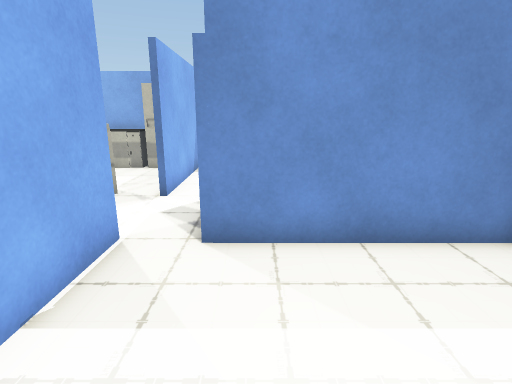
[1] (above)

15 first-person views from a walk through a Unity game level. The camera is 1.2 m above the floor, tilts 14° down and sees 80° across. The floor is counted in squares, 0.5 m on a side. Each view is taken from the middle of a square. On the plan, view 1 faces up. The plan holds only what a view shows up to about 19 squares ahead; the rest is blank. The player character is not drawn.

[2]
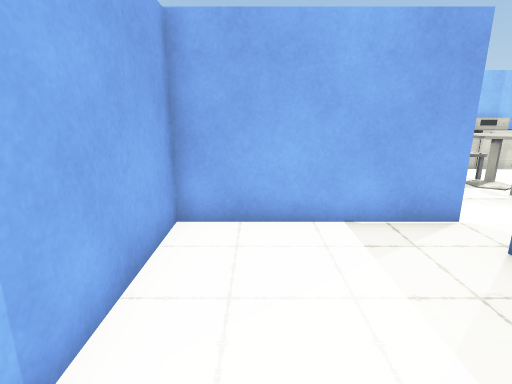

[3]
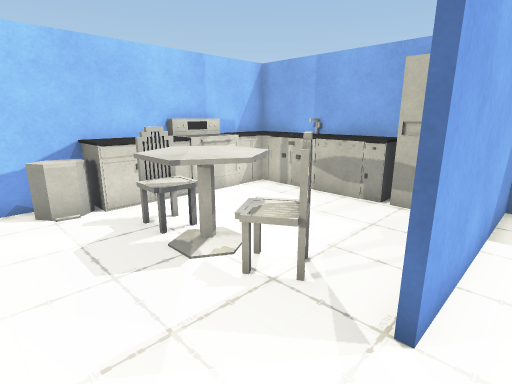

[4]
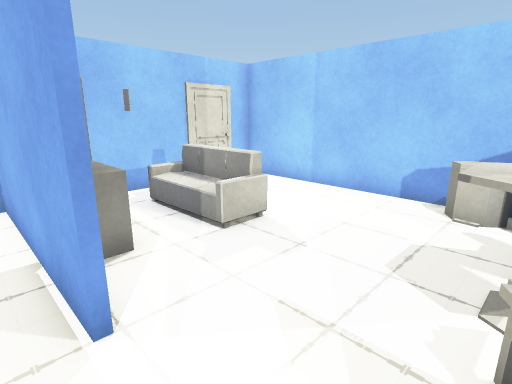

[5]
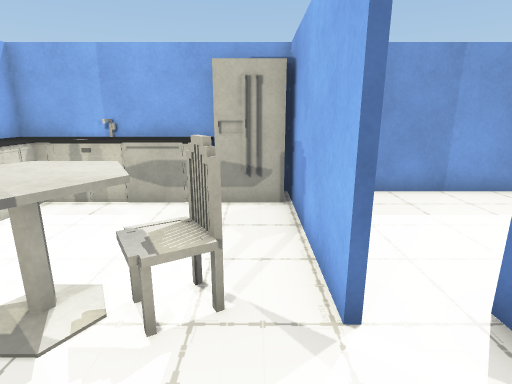

[6]
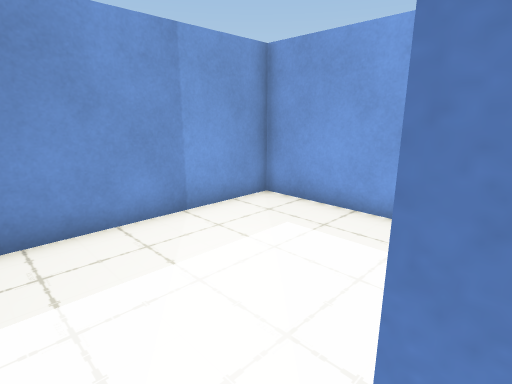

[7]
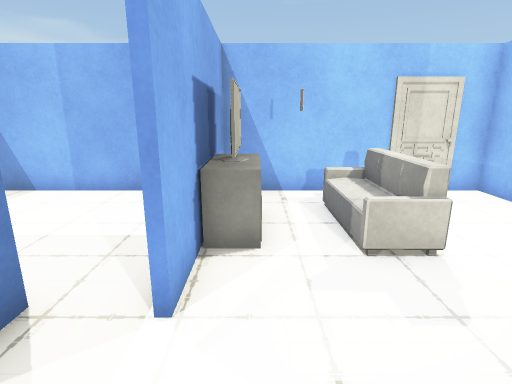

[8]
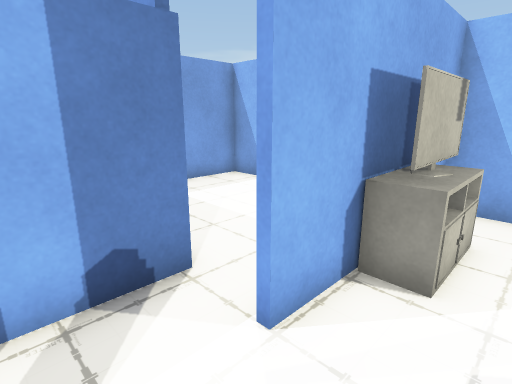

[9]
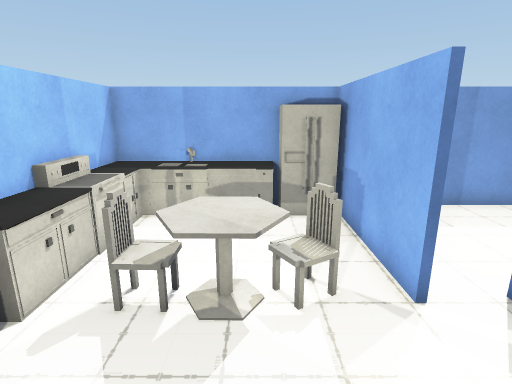

[10]
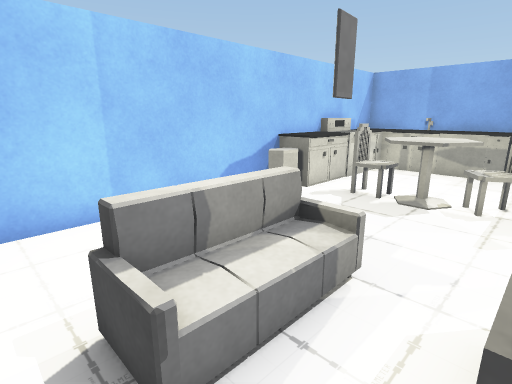

[11]
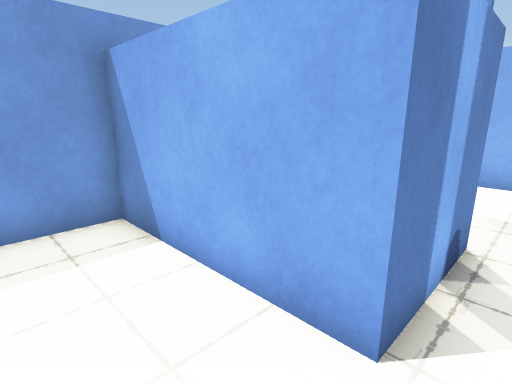

[12]
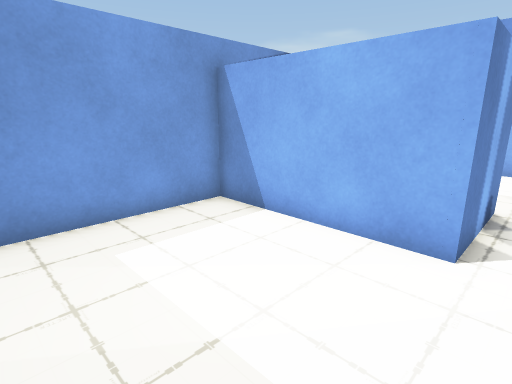

[13]
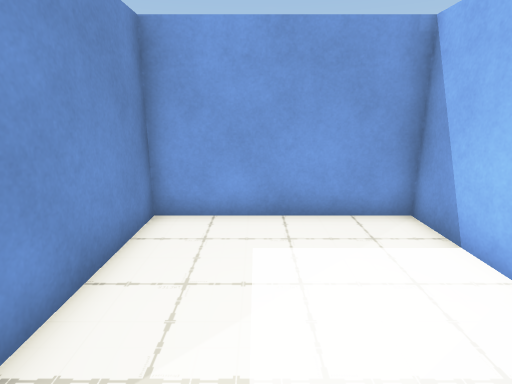

[14]
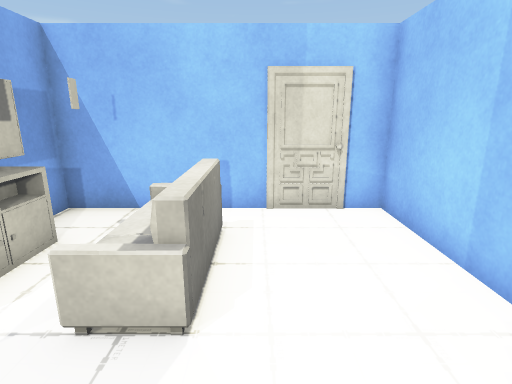

[15]
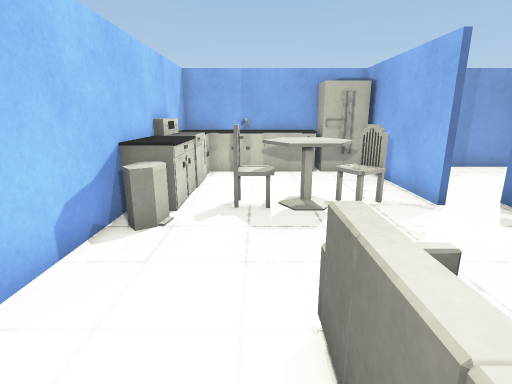

### Floor plan
Key: @ floor where view 1 was taken; # wall or solid block; . floor; / step, stairs or slope; C counter; F fridge; H chair; T table; B bin; A cabinet; E TV; O other object.
Columns run from 11 left of view 1 to 5 right of it. Each row starts with its distance up from view 1.
 16 #################
 15 CCCCCCFF#.......#
 14 CCCCCCFF#.......#
 13 CC......#.......#
 12 CC......#.......#
 11 CC......#.......#
 10 CC..TTH.#.......#
  9 CC.OTTO...#######
  8 BB..TT....#
  7 #B........#
  6 #.........##
  5 #.......#.. #####
  4 #...//.A#.......#
  3 #...//.E#.......#
  2 #...//OE#.......#
  1 #...//.A#.......#
  0 #.......#..@....#
 -1 #################

Positions as (right, up) in squares from view 1, and headings:
1: (0, 0), facing up
2: (4, 1), facing left
3: (-2, 6), facing up-left
4: (-2, 9), facing down-left
5: (-4, 6), facing up
6: (-2, 9), facing up-right
7: (-4, 9), facing down
8: (-5, 8), facing down-right
9: (-6, 4), facing up
10: (-4, 0), facing up-left
11: (-2, 12), facing down-right
12: (-2, 15), facing down-right
13: (-2, 3), facing right
14: (-8, 7), facing down
15: (-8, 1), facing up
